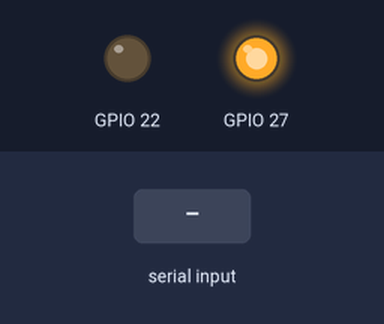
A program run on a simulated Raspberry Pi (BCM pin numbers). Parts: output pins drawn as LEDs (lit = HIGH). The test bench sets the inputs (shaded band). Library files of the repository ran but are not shown: sx126x.py; what the program prints to the terminal is not drawn.

Above: at 0.1 s.
At 5.0 s:
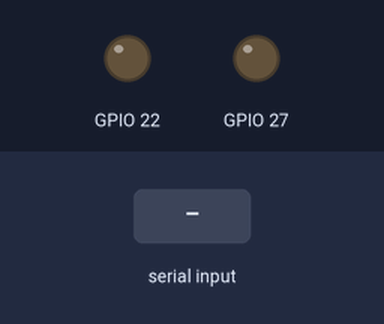
5.1 s: "CPU Temperature:" typed at the terminal
Timing chart, 0 to 8.1 s (numbered marks = the images above; inputs shaded):
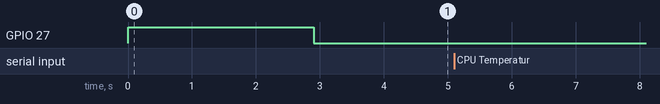

The program:

custAddSendAndRecieve.py
```python
#!/usr/bin/python
# -*- coding: UTF-8 -*-

import sys
import sx126x
import time
import select
import termios
import tty
from threading import Timer

old_settings = termios.tcgetattr(sys.stdin)
tty.setcbreak(sys.stdin.fileno())

def get_cpu_temp():
    tempFile = open("/sys/class/thermal/thermal_zone0/temp")
    cpu_temp = tempFile.read()
    tempFile.close()
    return float(cpu_temp) / 1000


# Initialize Device 1 (Address 1)
node1 = sx126x.sx126x(serial_num="/dev/ttyS0", freq=433, addr=1, power=22, rssi=False)

# Send CPU temperature to Device 2 (Address 30)
def send_cpu_to_device_30():
    node1.addr_temp = node1.addr
    node1.set(node1.freq, 30, node1.power, node1.rssi)
    node1.send("CPU Temperature: " + str(get_cpu_temp()) + " C")
    time.sleep(0.2)
    node1.set(node1.freq, node1.addr_temp, node1.power, node1.rssi)

# Function to continuously receive data from other nodes
def receive_data():
    while True:
        data = node1.receive()  # Assuming node1.receive() will return the received data

        if data is not None:  # Check if data has been received
            print(f"Received from node 1: {data}")
            if data.startswith(b"CPU Temperature:"):
                print(f"Temperature Data: {data.decode()}")

        time.sleep(0.1)


# Key press handling and program control
try:
    time.sleep(1)
    print("Press \033[1;32mEsc\033[0m to exit")
    print("Press \033[1;32ms\033[0m to send CPU temperature to node 30")
    print("Press \033[1;32mr\033[0m to receive data")

    while True:
        if select.select([sys.stdin], [], [], 0) == ([sys.stdin], [], []):
            c = sys.stdin.read(1)

            # detect key Esc
            if c == '\x1b':
                break
            # detect key s
            elif c == '\x73':
                send_cpu_to_device_30()
            # detect key r to receive data
            elif c == '\x72':
                print("Receiving data...")
                receive_data()

        sys.stdout.flush()

except Exception as e:
    print(f"Error: {e}")
    termios.tcsetattr(sys.stdin, termios.TCSADRAIN, old_settings)

termios.tcsetattr(sys.stdin, termios.TCSADRAIN, old_settings)
```

Measured:
- after the input at 5.1 s, every drawn part: stays the same
